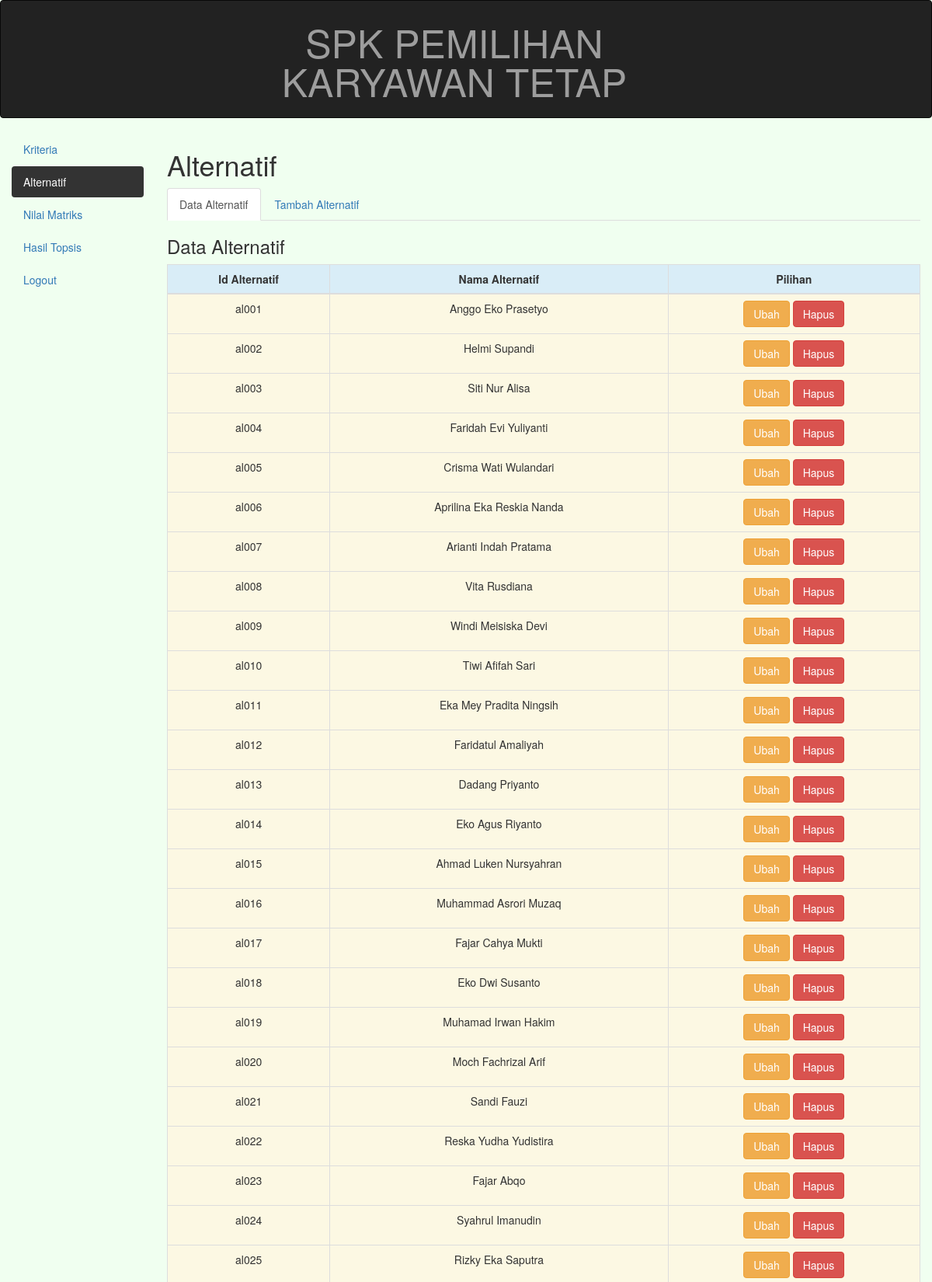
The app's page /?a=alternatif&k=alternatif (upper part) with its own data.
### tables this page shows
CREATE TABLE `alternatif` (
  `id_alternatif` varchar(5) NOT NULL,
  `nm_alternatif` varchar(35) NOT NULL
);

### dataalternatif.php (the view)
<div class="box-header">
    <h3 class="box-title">Data Alternatif</h3>
</div>
<div class="table-responsive">
    <table class="table table-bordered border-dark text-center">
        <thead>
            <tr class="info">
                <th class="text-center">Id Alternatif</th>
                <th class="text-center">Nama Alternatif</th>
                <th class="text-center">Pilihan</th>
            </tr>
        </thead>
        <tbody>
            <?php
            include("konfig/koneksi.php");
            $s = mysqli_query($conn, "select * from alternatif order by id_alternatif ASC");
            while ($d = mysqli_fetch_assoc($s)) {
            ?>
                <tr class="warning">
                    <td><?php echo $d['id_alternatif']; ?></td>
                    <td><?php echo $d['nm_alternatif']; ?></td>
                    <td>
                        <a href="?a=alternatif&k=ubaha&id=<?php echo $d['id_alternatif']; ?>" class="btn btn-warning">Ubah</a>
                        <a href="hapusalternatif.php?id=<?php echo $d['id_alternatif']; ?>" class="btn btn-danger">Hapus</a>
                    </td>
                </tr>
            <?php
            }
            ?>
        </tbody>
    </table>
</div>

### index.php (style rules this page uses)
body { background-color: #F0FFF0; }

### records on screen
alternatif: id_alternatif "al001", nm_alternatif "Anggo Eko Prasetyo"
alternatif: id_alternatif "al002", nm_alternatif "Helmi Supandi"
alternatif: id_alternatif "al003", nm_alternatif "Siti Nur Alisa"
alternatif: id_alternatif "al004", nm_alternatif "Faridah Evi Yuliyanti"
alternatif: id_alternatif "al005", nm_alternatif "Crisma Wati Wulandari"
alternatif: id_alternatif "al006", nm_alternatif "Aprilina Eka Reskia Nanda"
alternatif: id_alternatif "al007", nm_alternatif "Arianti Indah Pratama"
alternatif: id_alternatif "al008", nm_alternatif "Vita Rusdiana"
alternatif: id_alternatif "al009", nm_alternatif "Windi Meisiska Devi"
alternatif: id_alternatif "al010", nm_alternatif "Tiwi Afifah Sari"
alternatif: id_alternatif "al011", nm_alternatif "Eka Mey Pradita Ningsih"
alternatif: id_alternatif "al012", nm_alternatif "Faridatul Amaliyah"
alternatif: id_alternatif "al013", nm_alternatif "Dadang Priyanto"
alternatif: id_alternatif "al014", nm_alternatif "Eko Agus Riyanto"
alternatif: id_alternatif "al015", nm_alternatif "Ahmad Luken Nursyahran"
alternatif: id_alternatif "al016", nm_alternatif "Muhammad Asrori Muzaq"
alternatif: id_alternatif "al017", nm_alternatif "Fajar Cahya Mukti"
alternatif: id_alternatif "al018", nm_alternatif "Eko Dwi Susanto"
alternatif: id_alternatif "al019", nm_alternatif "Muhamad Irwan Hakim"
alternatif: id_alternatif "al020", nm_alternatif "Moch Fachrizal Arif"
alternatif: id_alternatif "al021", nm_alternatif "Sandi Fauzi"
alternatif: id_alternatif "al022", nm_alternatif "Reska Yudha Yudistira"
alternatif: id_alternatif "al023", nm_alternatif "Fajar Abqo"
alternatif: id_alternatif "al024", nm_alternatif "Syahrul Imanudin"
alternatif: id_alternatif "al025", nm_alternatif "Rizky Eka Saputra"
